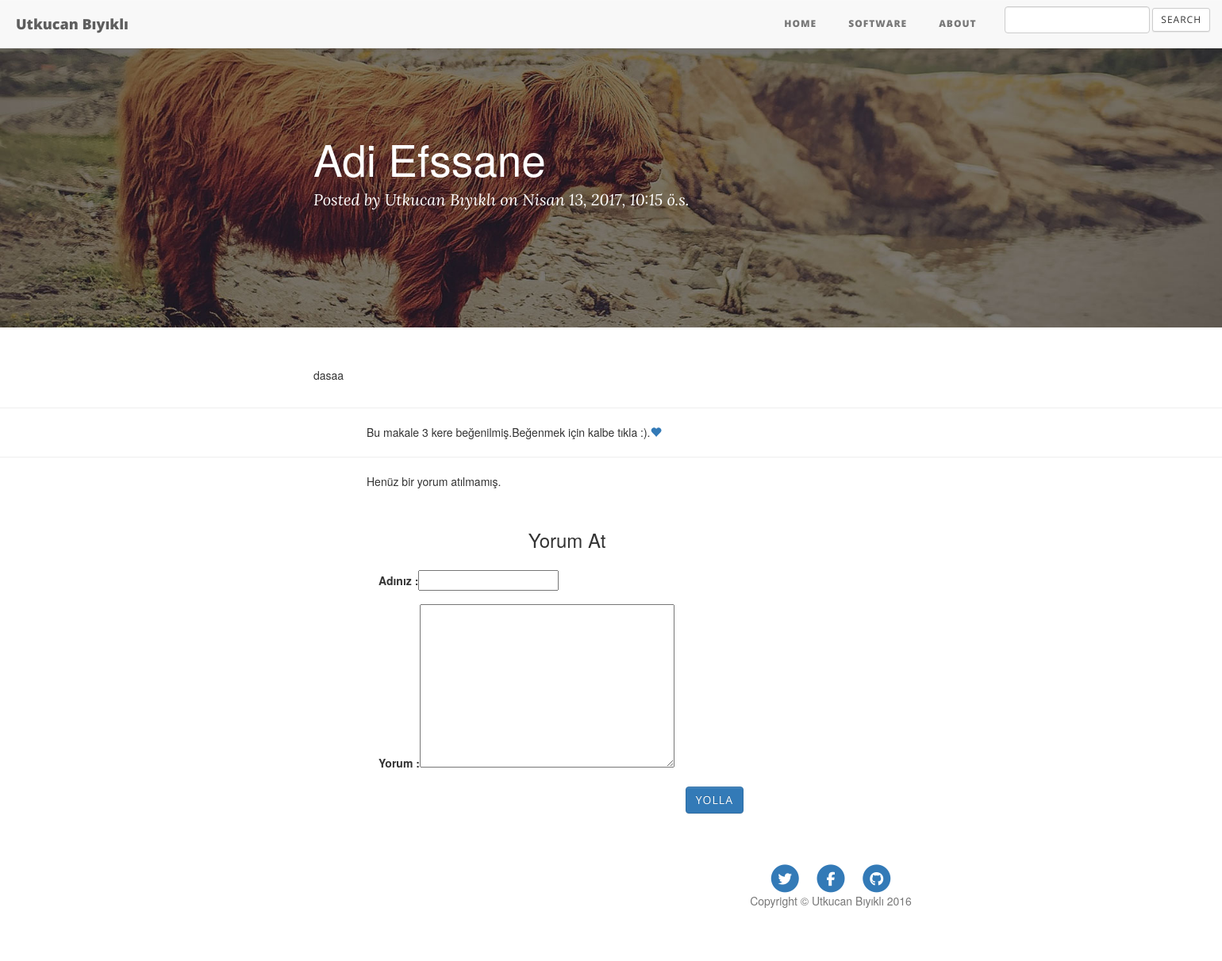
Page /24/ on the committed database.
### Articles/models.py (models this page shows, shortened)
class Article(models.Model):
    title=models.CharField(max_length=25,unique=True)
    body=models.CharField(max_length=140,unique=True)
    content=models.TextField()
    like=models.IntegerField(default=0)
    genre=models.CharField(max_length=10)
    date=models.DateTimeField(auto_now_add=True)
    publish=models.BooleanField(default=False)
    class Meta:
        ordering=["-date"]

### Articles/views.py (the view)
# urls.py: url(r'^(?P<id>[0-9]+)/$', views.detail, name="detail"),
def detail(request, id):
    article = get_object_or_404(Article, id=id)
    comments=Comment.objects.filter(Q(article__title__startswith=article.title),Q(publish=True))
    if request.method == "POST":
        form = CommentForm(request.POST)
        if form.is_valid():
            ''' Begin reCAPTCHA validation '''
            recaptcha_response = request.POST.get('g-recaptcha-response')
            url = 'https://www.google.com/recaptcha/api/siteverify'
            values = {
                'secret': settings.GOOGLE_RECAPTCHA_SECRET_KEY,
                'response': recaptcha_response
            }
            data = urllib.urlencode(values)
            req = urllib2.Request(url, data)
            response = urllib2.urlopen(req)
            result = json.load(response)
            ''' End reCAPTCHA validation '''
            if result['success']:
                comment = form.save(commit=False)
                comment.article  = article
                comment.save()
                return redirect('articles:detail', id=article.id)
            else:
                error="Robot olmadigina emin misin ?"
                return render(request,"article/detail.html",{"article":article,"error":error,"form":form,"comments":comments})
    else:
        form = CommentForm()
    template="article/detail.html"
    return render(request, template, {'form': form,"article":article,"comments":comments})

### Articles/forms.py (shortened to what this page needs)
class CommentForm(forms.ModelForm):
    class Meta:
        model = Comment
        fields = ('name', 'comment')

### Articles/templates/article/detail.html (shortened to what this page needs)
{% extends 'article/base.html' %}
{% block body %}
  <header class="intro-header" style="background-image: url('../../static/Articles/img/contact-bg.jpg')">
        <div class="container">
            <div class="row">
                <div class="col-lg-8 col-lg-offset-2 col-md-10 col-md-offset-1">
                    <div class="post-heading">
                        <h1>{{article.title}}</h1>
                        <span class="meta">Posted by <a href="{% url 'articles:about' %}">Utkucan Bıyıklı</a> on {{article.date}}</span>
                    </div>
                </div>
            </div>
        </div>
</header>
        <div class="container">
            <div class="row">
                <div class="col-lg-8 col-lg-offset-2 col-md-10 col-md-offset-1">
                         {% autoescape on %}
<p class="content-markdown">{{article.content|safe}}</p>
                        {% endautoescape %}
                          </div>
            </div>
        </div>
<hr>
               <p style="margin-left:30%;">
                   Bu makale {{article.like}} kere beğenilmiş.Beğenmek için kalbe tıkla :).<a href="{% url 'articles:like' article.id%}"><span class="glyphicon glyphicon-heart"></span></a>
               </p>
<hr>
<div class="row" style="margin-left:30%;">
{% for comment in comments   %}
                    <h3><i class="glyphicon glyphicon-pencil"></i>{{comment.name}}:
                    <small>{{comment.date}}</small>
                </h3>
                <p>{{comment.comment}}</p>
    {% empty %}
    <p>Henüz bir yorum atılmamış.</p>
{% endfor %}
<div class="container">
<div class="col-md-5">
    <div class="form-area">
        <br style="clear:both">
                    <form class="form-horizontal" action="" method="post" enctype="multipart/form-data">{% csrf_token %}
<h3 style="margin-bottom: 25px; text-align: center;">Yorum At </h3>
    				<div class="form-group">
                        <label>Adınız :</label>{{form.name}}
					</div>
					<div class="form-group">
                        <label>Yorum :</label>{{form.comment}}
					</div>
                        <div class="form-group">
                            <div class="col-sm-offset-2 col-sm-10">
        <button type="button" id="submit" name="submit" class="btn btn-primary pull-right">Yolla</button>
                            </div>
                        </div>
                    </form>
        </div>
    </div>
</div>
    <footer>
        <div class="container">
            <div class="row">
                <div class="col-lg-8 col-lg-offset-2 col-md-10 col-md-offset-1">
                    <ul class="list-inline text-center">
                        <li>
                            <a href="https://www.twitter.com/utkucanbykl">
                                <span class="fa-stack fa-lg">
                                    <i class="fa fa-circle fa-stack-2x"></i>
                                    <i class="fa fa-twitter fa-stack-1x fa-inverse"></i>
                                </span>
                            </a>
                        </li>
                        <li>
                            <a href="https://www.facebook.com/utkucanbykl">
                                <span class="fa-stack fa-lg">
                                    <i class="fa fa-circle fa-stack-2x"></i>
                                    <i class="fa fa-facebook fa-stack-1x fa-inverse"></i>
                                </span>
                            </a>
                        </li>
                        <li>
                            <a href="https://www.github.com/utkucanbykl">
                                <span class="fa-stack fa-lg">
                                    <i class="fa fa-circle fa-stack-2x"></i>
                                    <i class="fa fa-github fa-stack-1x fa-inverse"></i>
                                </span>
                            </a>
                        </li>
                    </ul>
                    <p class="copyright text-muted">Copyright &copy; Utkucan Bıyıklı 2016</p>
                </div>
            </div>
        </div>
    </footer>
{% endblock %}

### Articles/static/Articles/css/base.css (style rules this page uses)
.container { text-align: justify; }

### rows in the picture
Article: title "Adi Efssane", date "Nisan 13, 2017, 10:15 ö.s.", content "dasaa", like "3"
